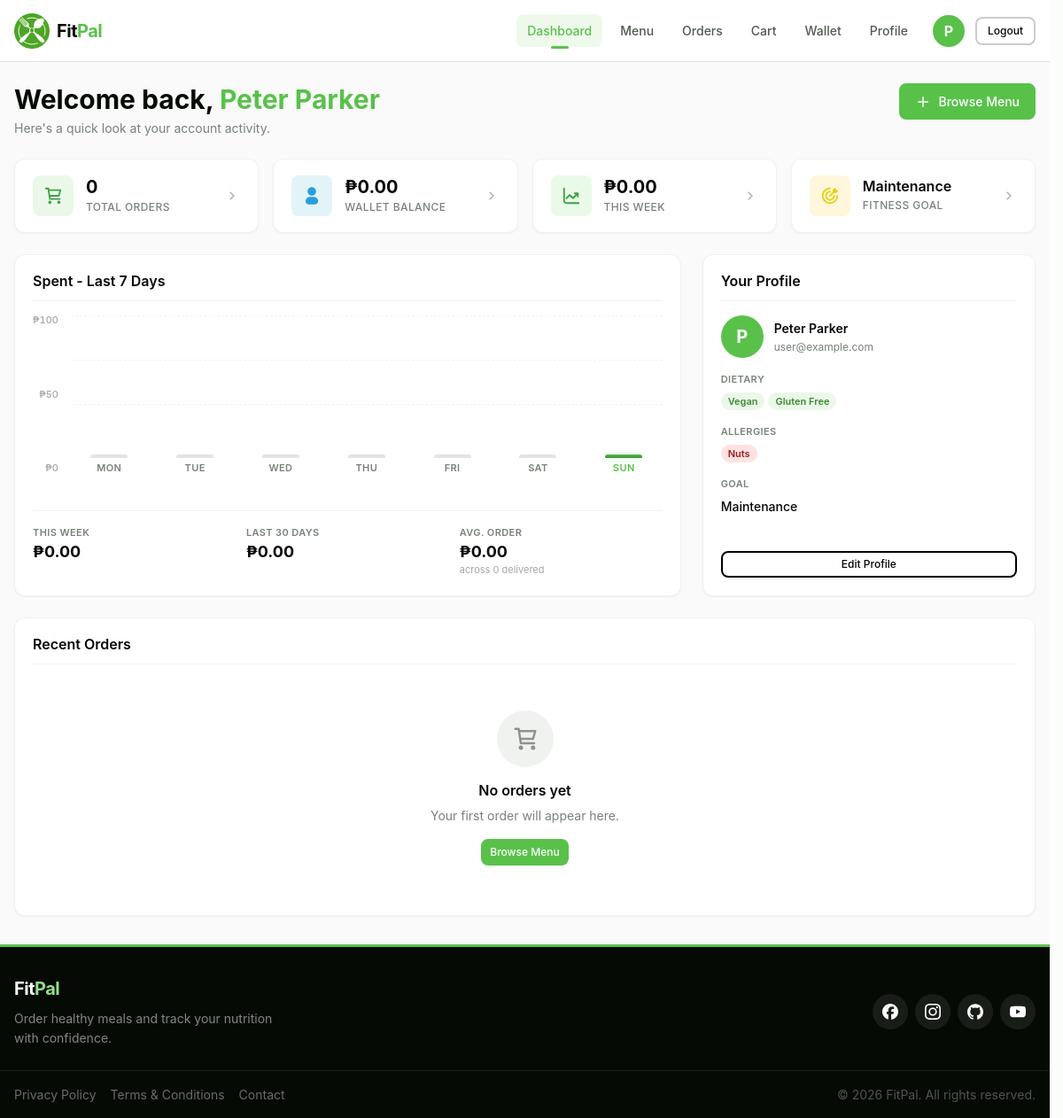
The page /customer/pages/dashboard.php (signed in) on the database its author committed.
### tables this page shows
CREATE TABLE customer_profile (
    customer_profile_id INT AUTO_INCREMENT PRIMARY KEY,
    customer_id INT NOT NULL UNIQUE,
    financial_account_id INT NOT NULL UNIQUE,
    profile_picture VARCHAR(255) NULL,
    dietary_preferences TEXT NULL,
    allergies TEXT NULL,
    fitness_goal VARCHAR(30) NULL CHECK (
        fitness_goal IN (
            'weight_loss',
            'muscle_gain',
            'maintenance'
        )
    ),
    height_cm DECIMAL(5, 2) NULL CHECK (
        height_cm IS NULL
        OR height_cm > 0
    ),
    weight_kg DECIMAL(5, 2) NULL CHECK (
        weight_kg IS NULL
        OR weight_kg > 0
    ),
    FOREIGN KEY (customer_id) REFERENCES customer (customer_id) ON DELETE CASCADE,
    FOREIGN KEY (financial_account_id) REFERENCES financial_account (financial_account_id) ON DELETE CASCADE,
    INDEX idx_customer_id (customer_id),
    INDEX idx_financial_account_id (financial_account_id)
) COMMENT = 'Customer profile with dietary and health information';

CREATE TABLE customer (
    customer_id INT AUTO_INCREMENT PRIMARY KEY,
    first_name VARCHAR(50) NOT NULL,
    middle_name VARCHAR(50) NULL,
    last_name VARCHAR(50) NOT NULL,
    birthdate DATE NULL,
    gender VARCHAR(10) NULL CHECK (
        gender IN ('Male', 'Female', 'Other')
    ),
    email VARCHAR(100) NOT NULL UNIQUE,
    contact_number VARCHAR(15) NULL,
    username VARCHAR(30) NULL UNIQUE,
    password VARCHAR(255) NOT NULL,
    date_created TIMESTAMP DEFAULT CURRENT_TIMESTAMP,
    is_active TINYINT(1) DEFAULT 1,
    INDEX idx_email (email),
    INDEX idx_username (username),
    INDEX idx_contact_number (contact_number)
) COMMENT = 'Customer account information';

### customer/pages/dashboard.php (the view, shortened to what the rows shown need)
<?php
require_once __DIR__ . '/../includes/header.php';
require_once __DIR__ . '/../backend/database/dashboard-queries.php';
$customerId = (int)$_SESSION['customer_id'];
$userName = $_SESSION['customer_name'] ?? 'Customer';
$profile      = [];
try {
    $profile      = getDashboardProfileSnapshot($database_connection, $customerId);
} catch (PDOException $e) {
    error_log('Dashboard query error: ' . $e->getMessage());
}
function parseCsvTags(?string $raw): array
{
    return array_values(array_filter(
        array_map('trim', explode(',', $raw)),
        static fn($v) => $v !== '' && strtolower($v) !== 'none'
    ));
}
$dietaryTags = parseCsvTags($profile['dietary_preferences'] ?? null);
$allergyTags = parseCsvTags($profile['allergies'] ?? null);
$fitnessGoal = (string)($profile['fitness_goal'] ?? '');
$fullName    = trim(($profile['first_name'] ?? '') . ' ' . ($profile['last_name'] ?? ''));
$fitnessGoalLabel = match ($fitnessGoal) {
    'weight_loss' => 'Weight Loss',
    'muscle_gain' => 'Muscle Gain',
    'maintenance' => 'Maintenance',
    default       => 'Not set',
};
?>
<div class="content dashboard-page">
    <div class="container">
        <header class="dashboard-header">
            <div class="dashboard-greeting">
                <h1 class="heading-2">
                    Welcome back, <span><?php echo htmlspecialchars($userName, ENT_QUOTES, 'UTF-8'); ?></span>
                </h1>
            </div>
        </header>
        <section class="stats-grid" aria-label="Account summary">
            <a href="profile.php" class="stat-card">
                <div class="stat-info">
                    <p class="stat-number stat-number-text">
                        <?php echo htmlspecialchars($fitnessGoalLabel, ENT_QUOTES, 'UTF-8'); ?>
                    </p>
                    <p class="stat-label">Fitness Goal</p>
                </div>
            </a>
        </section>
        <div class="dashboard-row dashboard-row-primary">
            <section class="dashboard-card analytics-card" id="analytics" aria-labelledby="analytics-title">
                <div class="card-header">
                    <h2 class="heading-5" id="analytics-title">Spent - Last 7 Days</h2>
                </div>
            </section>
            <aside class="dashboard-card profile-snapshot-card" aria-labelledby="profile-snapshot-title">
                <div class="card-header">
                    <h2 class="heading-5" id="profile-snapshot-title">Your Profile</h2>
                </div>
                <div class="profile-snapshot">
                    <div class="snapshot-avatar-row">
                        <div class="snapshot-avatar" aria-hidden="true">
                            <?php echo htmlspecialchars(strtoupper(substr($fullName ?: 'U', 0, 1)), ENT_QUOTES, 'UTF-8'); ?>
                        </div>
                        <div class="snapshot-name-block">
                            <p class="snapshot-name">
                                <?php echo htmlspecialchars($fullName ?: 'Customer', ENT_QUOTES, 'UTF-8'); ?></p>
                            <p class="snapshot-email">
                                <?php echo htmlspecialchars($profile['email'] ?? '—', ENT_QUOTES, 'UTF-8'); ?></p>
                        </div>
                    </div>
                    <?php if (!empty($dietaryTags)): ?>
                    <div class="snapshot-section">
                        <div class="snapshot-tags">
                            <?php foreach ($dietaryTags as $tag): ?>
                            <span class="tag tag-diet">
                                <?php echo htmlspecialchars(ucwords(str_replace('_', ' ', $tag)), ENT_QUOTES, 'UTF-8'); ?>
                            </span>
                            <?php endforeach; ?>
                        </div>
                    </div>
                    <?php endif; ?>
                    <?php if (!empty($allergyTags)): ?>
                    <div class="snapshot-section">
                        <div class="snapshot-tags">
                            <?php foreach ($allergyTags as $tag): ?>
                            <span class="tag tag-allergen">
                                <?php echo htmlspecialchars(ucwords(str_replace('_', ' ', $tag)), ENT_QUOTES, 'UTF-8'); ?>
                            </span>
                            <?php endforeach; ?>
                        </div>
                    </div>
                    <?php endif; ?>
                    <div class="snapshot-section">
                        <span class="snapshot-label">Goal</span>
                        <span
                            class="snapshot-value"><?php echo htmlspecialchars($fitnessGoalLabel, ENT_QUOTES, 'UTF-8'); ?></span>
                    </div>
                </div>
            </aside>
        </div>
        <section class="dashboard-card orders-card" aria-labelledby="recent-orders-title">
            <div class="card-header">
                <h2 class="heading-5" id="recent-orders-title">Recent Orders</h2>
            </div>
        </section>
    </div>
</div>
<?php require_once __DIR__ . '/../../shared/includes/footer.php'; ?>

### rows shown on the page
customer_profile: fitness_goal "Maintenance", customer.last_name "P", customer.last_name "Peter Parker", customer.email "user@example.com", dietary_preferences "Vegan", dietary_preferences "Gluten Free", allergies "Nuts"

### other values the page prints
$userInitial "P"
$userName "Peter Parker"
$counts['total_orders'] "0"
formatCurrency($counts['wallet_balance']) "₱0.00"
formatCurrency($spend['weekly_spend']) "₱0.00"
$grid "100"
$grid "50"
$grid "0"
$day['short'] "MON"
$day['short'] "TUE"
$day['short'] "WED"
$day['short'] "THU"
$day['short'] "FRI"
$day['short'] "SAT"
$day['short'] "SUN"
